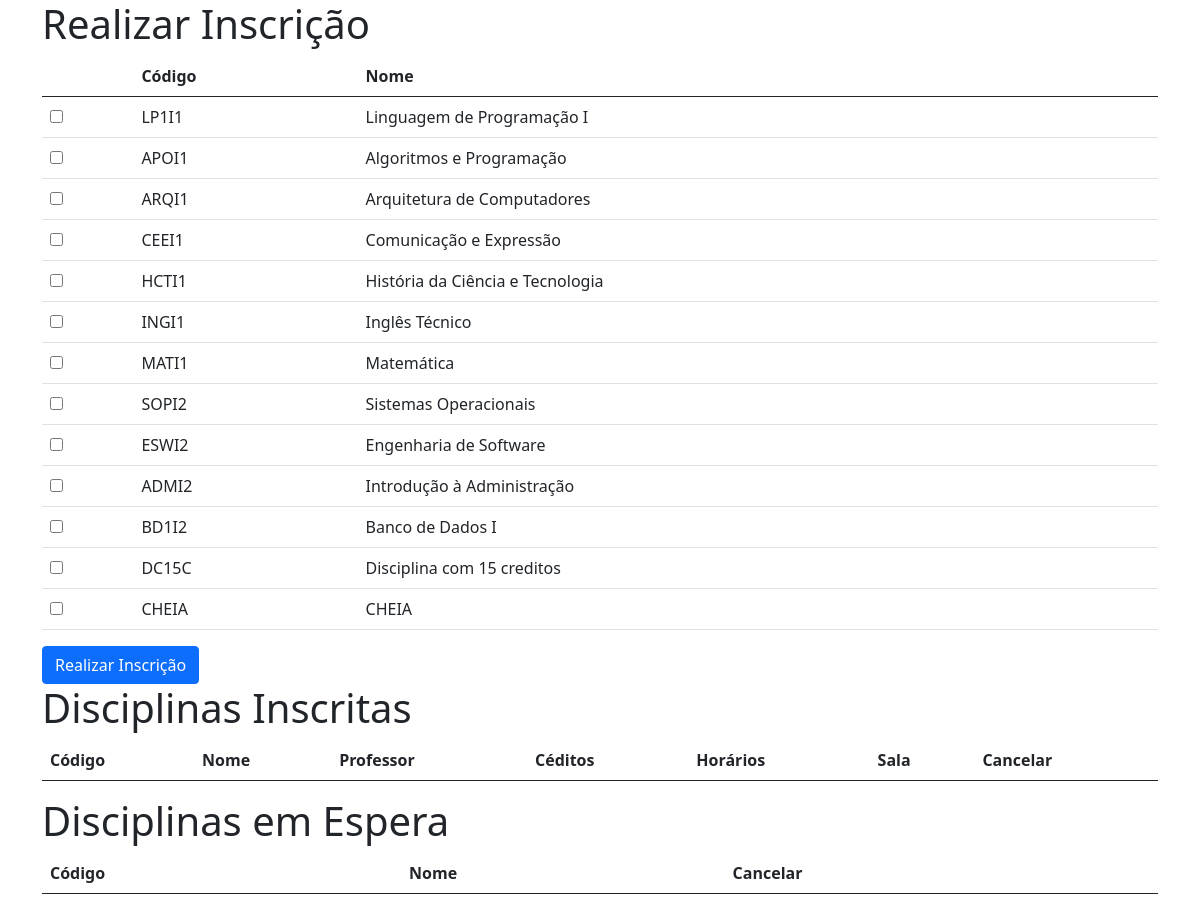
Page /inscricao/3 on the committed database.
### core/models.py (models this page shows, shortened)
class Disciplina(models.Model):
    nome = models.CharField(max_length=100)
    codigo = models.CharField(max_length=10)
    pre_requisito = models.ManyToManyField("self", symmetrical=False, blank=True)
    def verificar_pre_requisitos(self, aluno):
        for pre_requisito in self.pre_requisito.all():
            if not aluno.participacao_set.filter(
                ofertaDisciplina__disciplina=pre_requisito, status="A"
            ).exists():
                return False
        return True

### core/views.py (the view, shortened to what this page needs)
class ControladorInscricao(TemplateView):
    template_name = "realizar_inscricao.html"
    success_url = "/"
    aluno: Aluno
    def get_context_data(self, **kwargs):
        aluno_id = self.kwargs.get("aluno_id")
        context = super().get_context_data(**kwargs)
        aluno = Aluno.objects.get(id=aluno_id)
        context["passo"] = "selecionar"
        context["aluno"] = aluno
        context["disciplinas"] = aluno.get_disciplinas_disponiveis()
        context["inscricoes"] = aluno.participacao_set.filter(status="C")
        context["inscricoes_espera"] = ListaEspera.objects.filter(alunos=aluno)
        return context
    def get(self, request, *args, **kwargs):
        context = self.get_context_data(**kwargs)
        context["error"] = kwargs.get("error")
        context["success"] = kwargs.get("success")
        return render(request, self.template_name, context)
    def realizar_inscricao(
        self,
        request,
        context,
        aluno,
        ofertas,
        ofertas_cursando,
    ):
        for oferta in ofertas:
            num = ofertas.filter(disciplina=oferta.disciplina)
            if len(num) > 1:
                raise InscritoEmDuasDisciplinasIguaisError(num[0].disciplina.codigo)
        if not ofertas:
            return redirect("inscricao", aluno_id=aluno.id)
        choque = self._verificar_choque_de_horario(ofertas, ofertas_cursando)
        if choque:
            raise ChoqueDeHorarioError(
                f"{choque[0]} - {choque[0].horarios()}",
                f"{choque[1]} - {choque[1].horarios()}",
            )
        creditos = self._get_creditos(aluno, ofertas)
        if creditos > 20:
            raise NumeroDeCreditosExcedidoError()
        lista_espera = self._verificar_lista_espera(ofertas)
        if lista_espera:
            ofertas = ofertas.exclude(id__in=[oferta.id for oferta in lista_espera])
        for oferta in ofertas:
            cursando = oferta.aluno_esta_inscrito(aluno)
            if not cursando:
                oferta.inscrever_aluno(aluno)
        if lista_espera:
            context["lista_espera"] = lista_espera
            context["aluno"] = aluno
            return render(request, self.template_name, context)
        return self.get(request, success="Inscrição realizada com sucesso")

### core/models.py (called while the page is built)
    def get_disciplinas_disponiveis(self):
        disciplinas = Disciplina.objects.all()
        for participacao in self.participacao_set.all():
            disciplinas = disciplinas.exclude(
                id=participacao.ofertaDisciplina.disciplina.id
            )
        for disciplina in disciplinas:
            if not disciplina.verificar_pre_requisitos(self):
                disciplinas = disciplinas.exclude(id=disciplina.id)
        return disciplinas

### templates/realizar_inscricao.html (shortened to what this page needs)
{% extends "base.html" %}
{% block content %}
        {% if lista_espera %}
            <div class="alert alert-warning" role="alert">
               Não há vagas para as seguintes disciplinas:
               <ul>
                    {% for oferta in lista_espera %}
                        <li>{{oferta.disciplina.codigo}} - {{ oferta.disciplina.nome }}</li>
                    {% endfor %}
               </ul>
               Deseja entrar na lista de espera?
                <form method="post">
                    {% csrf_token %}
                    {% for oferta in lista_espera %}
                        <input type="hidden" name="disciplinas" value={{oferta.disciplina.id}}>
                    {% endfor %}
                      <input type="hidden" name="passo" value="lista_espera">
                      <button type="submit" class="btn btn-primary">Entrar na lista de espera</button>
                      <button type="submit" class="btn btn-danger" name="nao_adicionar" value="1">Cancelar</button>
                </form>
            </div>
        {% elif passo == "selecionar" %}
            <h1>Realizar Inscrição</h1>
            <form method="post">
                <table class="table">
                        <thead>
                            <tr>
                                <th scope="col"></th>
                                <th scope="col">Código</th>
                                <th scope="col">Nome</th>
                            </tr>
                        </thead>
                        <tbody>
                            {% for disciplina in disciplinas %}
                                <tr>
                                <td>
                                        <input type="checkbox" value={{disciplina.codigo}} name="disciplinas" id="disciplinas">
                                    </td>
                                    <td>{{ disciplina.codigo }}</td>
                                    <td>{{ disciplina.nome }}</td>
                                </tr>
                            {% empty %}
                                <tr>
                                    <td colspan="3">Nenhuma disciplina encontrada</td>
                                </tr>
                            {% endfor %}
                        </tbody>
                </table>
                <button type="submit" class="btn btn-primary">Realizar Inscrição</button>
            </form>
        <h1>Disciplinas Inscritas</h1>
        <table class="table">
            <thead>
                <tr>
                    <th scope="col">Código</th>
                    <th scope="col">Nome</th>
                    <th scope="col">Professor</th>
                    <th scope="col">Céditos</th>
                    <th scope="col">Horários</th>
                    <th scope="col">Sala</th>
                    <th scope="col">Cancelar</th>
                </tr>
            </thead>
        </table>
        <h1>Disciplinas em Espera</h1>
        <table class="table">
            <thead>
                <tr>
                    <th scope="col">Código</th>
                    <th scope="col">Nome</th>
                    <th scope="col">Cancelar</th>
                </tr>
            </thead>
        {% endif %}
{% endblock content %}

### templates/base.html (shortened to what this page needs)
<!DOCTYPE html>
<html lang="en">
<head>
    <link href="https://cdn.jsdelivr.net/npm/bootstrap@5.0.2/dist/css/bootstrap.min.css" rel="stylesheet">
</head>
<body>
    <div class="container">
        {% block content %}
        {% endblock content %}
    </div>
</body>
</html>

### rows in the picture
Disciplina: codigo "LP1I1", nome "Linguagem de Programação I"
Disciplina: codigo "APOI1", nome "Algoritmos e Programação"
Disciplina: codigo "ARQI1", nome "Arquitetura de Computadores"
Disciplina: codigo "CEEI1", nome "Comunicação e Expressão"
Disciplina: codigo "HCTI1", nome "História da Ciência e Tecnologia"
Disciplina: codigo "INGI1", nome "Inglês Técnico"
Disciplina: codigo "MATI1", nome "Matemática"
Disciplina: codigo "SOPI2", nome "Sistemas Operacionais"
Disciplina: codigo "ESWI2", nome "Engenharia de Software"
Disciplina: codigo "ADMI2", nome "Introdução à Administração"
Disciplina: codigo "BD1I2", nome "Banco de Dados I"
Disciplina: codigo "DC15C", nome "Disciplina com 15 creditos"
Disciplina: codigo "CHEIA", nome "CHEIA"
